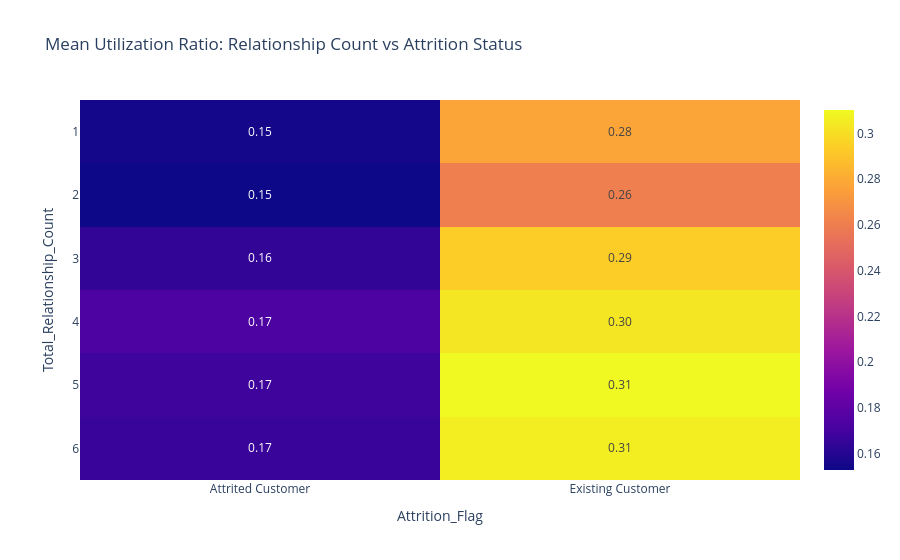

Notebook source saved alongside this figure:
### Markdown cell above
### Interactive Heatmap - Utilization Ratio By Relationship Count And Attrition Status (Plotly)

### Code cell
pivot = df_clean.pivot_table(values='Avg_Utilization_Ratio', index='Total_Relationship_Count',
                              columns='Attrition_Flag', aggfunc='mean')

fig = px.imshow(pivot, text_auto='.2f', aspect='auto',
                 title='Mean Utilization Ratio: Relationship Count vs Attrition Status')
fig.show()

### Figure 1 — Plotly figure (JSON) as saved in the notebook; plotly's stock layout.template omitted (floating-point values rounded to 4 significant figures)
{"data": [{"coloraxis": "coloraxis", "hovertemplate": "Attrition_Flag: %{x}<br>Total_Relationship_Count: %{y}<br>color: %{z}<extra></extra>", "name": "0", "texttemplate": "%{z:.2f}", "type": "heatmap", "x": ["Attrited Customer", "Existing Customer"], "xaxis": "x", "y": [1, 2, 3, 4, 5, 6], "yaxis": "y", "z": [[0.1548, 0.2772], [0.1528, 0.2607], [0.1642, 0.2938], [0.1733, 0.303], [0.1681, 0.3102], [0.1662, 0.3061]]}], "layout": {"coloraxis": {"colorscale": [[0, "#0d0887"], [0.1111, "#46039f"], [0.2222, "#7201a8"], [0.3333, "#9c179e"], [0.4444, "#bd3786"], [0.5556, "#d8576b"], [0.6667, "#ed7953"], [0.7778, "#fb9f3a"], [0.8889, "#fdca26"], [1, "#f0f921"]]}, "title": {"text": "Mean Utilization Ratio: Relationship Count vs Attrition Status"}, "xaxis": {"anchor": "y", "domain": [0, 1], "title": {"text": "Attrition_Flag"}}, "yaxis": {"anchor": "x", "autorange": "reversed", "domain": [0, 1], "title": {"text": "Total_Relationship_Count"}}}}
